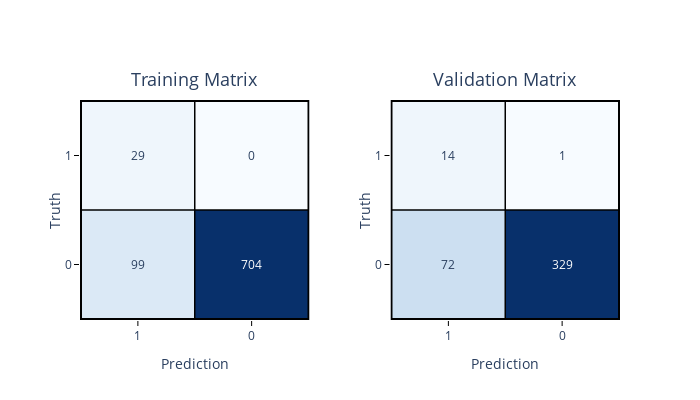

The code cell stored with this chart in its notebook:
### Code cell
from eppi_text_classification import binary_train_valid_confusion_plotly

binary_train_valid_confusion_plotly(
    y_train,
    y_train_pred,
    y_test,
    y_test_pred,
    postive_label="Included",
    negative_label="Excluded",
)

### Figure 1 — Plotly figure (JSON) as saved in the notebook; plotly's stock layout.template omitted (floating-point values rounded to 4 significant figures)
{"data": [{"colorscale": [[0, "rgb(247,251,255)"], [0.125, "rgb(222,235,247)"], [0.25, "rgb(198,219,239)"], [0.375, "rgb(158,202,225)"], [0.5, "rgb(107,174,214)"], [0.625, "rgb(66,146,198)"], [0.75, "rgb(33,113,181)"], [0.875, "rgb(8,81,156)"], [1, "rgb(8,48,107)"]], "hoverinfo": "text", "showscale": false, "text": [["Truth: Excluded<br>Prediction: Included<br>Total: 99", "Truth: Excluded<br>Prediction: Excluded<br>Total: 704"], ["Truth: Included<br>Prediction: Included<br>Total: 29", "Truth: Included<br>Prediction: Excluded<br>Total: 0"]], "type": "heatmap", "x": ["0", "1"], "xaxis": "x", "y": ["0", "1"], "yaxis": "y", "z": [[99, 704], [29, 0]]}, {"colorscale": [[0, "rgb(247,251,255)"], [0.125, "rgb(222,235,247)"], [0.25, "rgb(198,219,239)"], [0.375, "rgb(158,202,225)"], [0.5, "rgb(107,174,214)"], [0.625, "rgb(66,146,198)"], [0.75, "rgb(33,113,181)"], [0.875, "rgb(8,81,156)"], [1, "rgb(8,48,107)"]], "hoverinfo": "text", "showscale": false, "text": [["Truth: Excluded<br>Prediction: Included<br>Total: 72", "Truth: Excluded<br>Prediction: Excluded<br>Total: 329"], ["Truth: Included<br>Prediction: Included<br>Total: 14", "Truth: Included<br>Prediction: Excluded<br>Total: 1"]], "type": "heatmap", "x": ["0", "1"], "xaxis": "x2", "y": ["0", "1"], "yaxis": "y2", "z": [[72, 329], [14, 1]]}], "layout": {"annotations": [{"font": {"size": 18}, "showarrow": false, "text": "Training Matrix", "x": 0.2125, "xanchor": "center", "xref": "paper", "y": 1.03, "yanchor": "bottom", "yref": "paper"}, {"font": {"size": 18}, "showarrow": false, "text": "Validation Matrix", "x": 0.7875, "xanchor": "center", "xref": "paper", "y": 1.03, "yanchor": "bottom", "yref": "paper"}, {"font": {"color": "dark blue"}, "showarrow": false, "text": "99", "x": "0", "xref": "x", "y": "0", "yref": "y"}, {"font": {"color": "white"}, "showarrow": false, "text": "704", "x": "1", "xref": "x", "y": "0", "yref": "y"}, {"font": {"color": "dark blue"}, "showarrow": false, "text": "29", "x": "0", "xref": "x", "y": "1", "yref": "y"}, {"font": {"color": "dark blue"}, "showarrow": false, "text": "0", "x": "1", "xref": "x", "y": "1", "yref": "y"}, {"font": {"color": "dark blue"}, "showarrow": false, "text": "72", "x": "0", "xref": "x2", "y": "0", "yref": "y2"}, {"font": {"color": "white"}, "showarrow": false, "text": "329", "x": "1", "xref": "x2", "y": "0", "yref": "y2"}, {"font": {"color": "dark blue"}, "showarrow": false, "text": "14", "x": "0", "xref": "x2", "y": "1", "yref": "y2"}, {"font": {"color": "dark blue"}, "showarrow": false, "text": "1", "x": "1", "xref": "x2", "y": "1", "yref": "y2"}], "autosize": false, "height": 400, "shapes": [{"line": {"color": "black", "width": 2}, "type": "rect", "x0": -0.5, "x1": 1.5, "xref": "x", "y0": -0.5, "y1": 1.5, "yref": "y"}, {"line": {"color": "black", "width": 1.5}, "type": "line", "x0": -0.5, "x1": 1.5, "xref": "x", "y0": 0.5, "y1": 0.5, "yref": "y"}, {"line": {"color": "black", "width": 1.5}, "type": "line", "x0": 0.5, "x1": 0.5, "xref": "x", "y0": -0.5, "y1": 1.5, "yref": "y"}, {"line": {"color": "black", "width": 2}, "type": "rect", "x0": -0.5, "x1": 1.5, "xref": "x2", "y0": -0.5, "y1": 1.5, "yref": "y2"}, {"line": {"color": "black", "width": 1.5}, "type": "line", "x0": -0.5, "x1": 1.5, "xref": "x2", "y0": 0.5, "y1": 0.5, "yref": "y2"}, {"line": {"color": "black", "width": 1.5}, "type": "line", "x0": 0.5, "x1": 0.5, "xref": "x2", "y0": -0.5, "y1": 1.5, "yref": "y2"}], "width": 700, "xaxis": {"anchor": "y", "domain": [0, 0.425], "mirror": true, "tickcolor": "black", "ticklen": 5, "tickmode": "array", "ticks": "outside", "ticktext": ["1", "0"], "tickvals": [0, 1], "tickwidth": 1, "title": {"text": "Prediction"}}, "xaxis2": {"anchor": "y2", "domain": [0.575, 1], "mirror": true, "tickcolor": "black", "ticklen": 5, "tickmode": "array", "ticks": "outside", "ticktext": ["1", "0"], "tickvals": [0, 1], "tickwidth": 1, "title": {"text": "Prediction"}}, "yaxis": {"anchor": "x", "domain": [0, 1], "mirror": true, "tickcolor": "black", "ticklen": 5, "tickmode": "array", "ticks": "outside", "ticktext": ["0", "1"], "tickvals": [0, 1], "tickwidth": 1, "title": {"standoff": 0.3, "text": "Truth"}}, "yaxis2": {"anchor": "x2", "domain": [0, 1], "mirror": true, "tickcolor": "black", "ticklen": 5, "tickmode": "array", "ticks": "outside", "ticktext": ["0", "1"], "tickvals": [0, 1], "tickwidth": 1, "title": {"standoff": 0.3, "text": "Truth"}}}}
